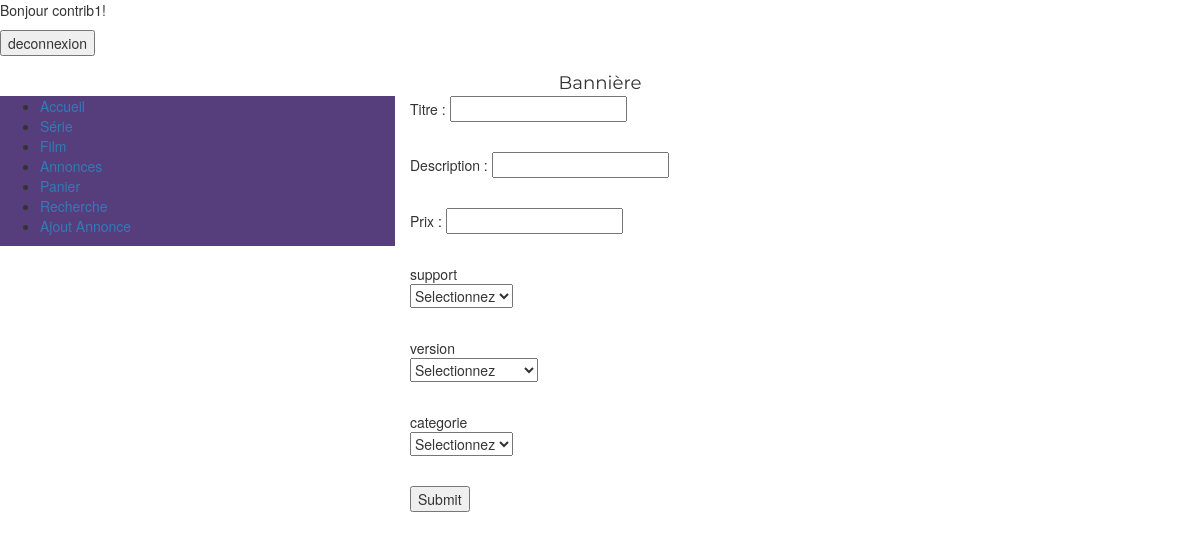
The page /wikiventefilm/creer_annonce.php (signed in) on the database its author committed.
### tables this page shows
CREATE TABLE `meta_menu` (
  `nom` varchar(255) NOT NULL,
  `lien` varchar(255) NOT NULL,
  `id` int(11) NOT NULL
);

CREATE TABLE `recherche_option` (
  `id` int(2) NOT NULL,
  `nom` varchar(30) NOT NULL,
  `options` text NOT NULL
);

### wikiventefilm/creer_annonce.php (the view, shortened to what this page needs)
<html xmlns="http://www.w3.org/1999/xhtml" xml:lang="fr">
	<body>
	<?php
		include "connectdb.php";
		include "all.php";
	?>
  <?php
  echo "<div class='row' id='banniere'>";
  	include "banniere.php";
  echo "</div>";
  echo "<div class='row' id='centre'>";
  	echo "<div class='col-md-4' id='menu'>";
  		include "menu.php";
  	echo "</div>";
  	echo "<div class='col-md-8' id='contenu' >";
    $sql = "SELECT nom, options FROM recherche_option";
    $result = mysqli_query($conn, $sql);
        if (mysqli_num_rows($result) > 0)
        {
          echo "<form class='recherche' action='#' method='post'>";
          echo "<p>Titre : <input type='text' name='titre' required/></p><br/>";
          echo "<p>Description : <input type='text' name='description' required/></p><br/>";
          echo "<p>Prix : <input type='number' name='prix' required/></p><br/>";
          while($row = mysqli_fetch_assoc($result))
          {
            echo $row["nom"] . "<p><select class='custom-select' name='".$row["nom"]."' required>";
            $version = explode("#", $row["options"]);
            for($i=0 ; $i < sizeof($version); $i++)
            {
              echo "<option value='" . $version[$i] . "'>" . $version[$i] . "</option>";
            }
            echo "</select></p><br/>";
          }
          echo "<input type='submit' name='submit'/>";
					echo "</form>";
        }
        else
        {
            echo "aucun resultats à moderer";
        }
  	echo "</div>";
  echo "</div>";
  ?>
	</body>
</html>

### wikiventefilm/menu.php
<?php
	 	include 'connectdb.php' ;
		$sql = "SELECT nom, lien, id FROM meta_menu";
		$resultat = mysqli_query($conn, $sql);
		if (isset($_SESSION["login"]) && isset($_SESSION["type"]))
		{
			if ($_SESSION["type"] == "moderateur")
				$user = 2;
			else
				$user = 1;
		}
		else
		{
			$user = 0;
		}
?>
		<?php
    echo "<ul>";
        if (mysqli_num_rows($resultat) > 0)
        {
          while($row = mysqli_fetch_assoc($resultat))
          {
						if(($row["nom"]!="moderation" AND $row["nom"]!="Ajout Annonce") || ($row["nom"]=="moderation" && $user==2 ) || ($row["nom"]=="Ajout Annonce" && $user>=1 ))
						{
	            echo "
		            <li>
	                <a href='".$row["lien"]."''> ".$row["nom"]." </a>
		            </li>
	            ";
						}
          }
        }
        else
        {
            echo "aucun resultats";
        }
      echo " </ul>";
     ?>

### wikiventefilm/css/style.css (style rules this page uses)
#menu { background-color: #563d7c; text-decoration : none !important; }
#banniere { text-align: center; font-size: 130%; font-family: Montserrat; }

### rows shown on the page
meta_menu: nom "Accueil"
meta_menu: nom "Série"
meta_menu: nom "Film"
meta_menu: nom "Annonces"
meta_menu: nom "Panier"
meta_menu: nom "Recherche"
meta_menu: nom "Ajout Annonce"
recherche_option: nom "support", support "Selectionnez"
recherche_option: nom "version", version "Selectionnez"
recherche_option: nom "categorie", categorie "Selectionnez"

### other values the page prints
$_SESSION["login"] "contrib1"
